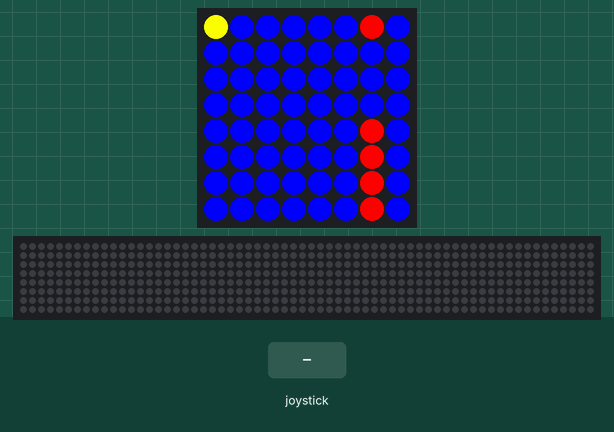
The program below on a simulated Raspberry Pi (BCM pin numbers) with a Sense HAT. On the bench: the Sense HAT's 8×8 RGB LED matrix, a strip that is not on the board, showing the scrolling text unrolled. The inputs (shaded band) are chosen by the test bench. Random numbers come from a fixed seed; the 64×8 strip is a reading aid, not a part: it shows the text the matrix is scrolling, unrolled, one strip-width of it at a time. At 13.2 s the program stops and its outputs stay as they are.

Above: at 1.6 s.
1.7 s: joystick pushed right
At 2.7 s:
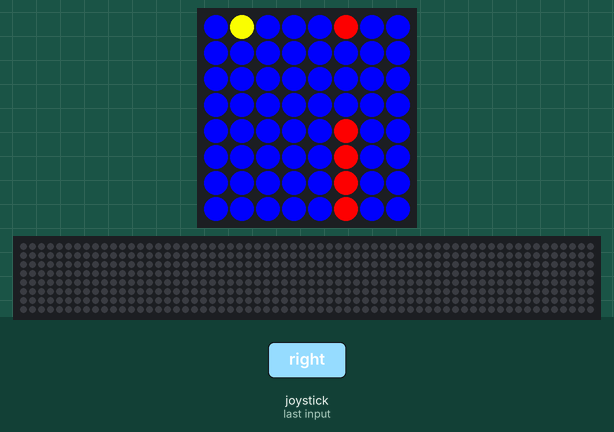
4.7 s: joystick pushed left
At 5.8 s:
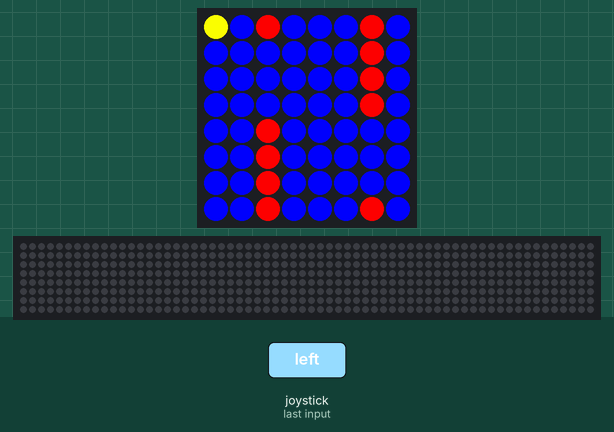
7.7 s: joystick pushed up
9.3 s: joystick pushed down
At 9.49 s:
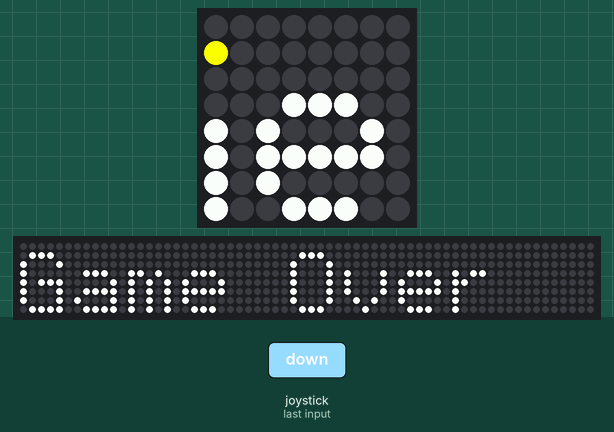

Measured:
- what the display in image 1 shows lasts 1.0 s, from 2.0 s to 3.0 s

The program:

07_game.py
```python
from sense_hat import SenseHat
from random import randint
from time import sleep

sense = SenseHat()
RED = (255, 0, 0)
BLUE = (0, 0, 255)
YELLOW = (255, 255, 0)
game_over = False

x = 0
y = 0

matrix = [[BLUE for column in range(8)] for row in range(8)]

def flatten(matrix):
    flattened = [pixel for row in matrix for pixel in row]
    return flattened

def gen_pipes(matrix):
    for row in matrix:
        row[-1] = RED
    gap = randint(1, 6)
    matrix[gap][-1] = BLUE
    matrix[gap + 1][-1] = BLUE
    matrix[gap - 1][-1] = BLUE
    return matrix

def move_pipes(matrix):
    for row in matrix:
        for i in range(7):
            row[i] = row[i + 1]
        row[-1] = BLUE
    return matrix

def move_astronaut(event):
    global x, y
    sense.set_pixel(x, y, BLUE) # Hide the astronaut
    if event.action == "pressed":
        if event.direction == "up" and y > 0:
            y -= 1
        elif event.direction == "down" and y < 7:
            y += 1
        elif event.direction == "right" and x < 7:
            x += 1
        elif event.direction == "left" and x > 0:
            x -= 1
    check_collision()
    sense.set_pixel(x, y, YELLOW) # Show the astronaut

def check_collision():
    global game_over
    if matrix[y][x] == RED:
        game_over = True

sense.stick.direction_any = move_astronaut

while True:
    matrix = gen_pipes(matrix)
    for i in range(4):
        sense.set_pixels(flatten(matrix))
        check_collision()
        if game_over:
            sense.show_message('Game Over')
            raise SystemExit
        matrix = move_pipes(matrix)
        sense.set_pixel(x, y, YELLOW) # Show the astronaut
        sleep(1)
```
